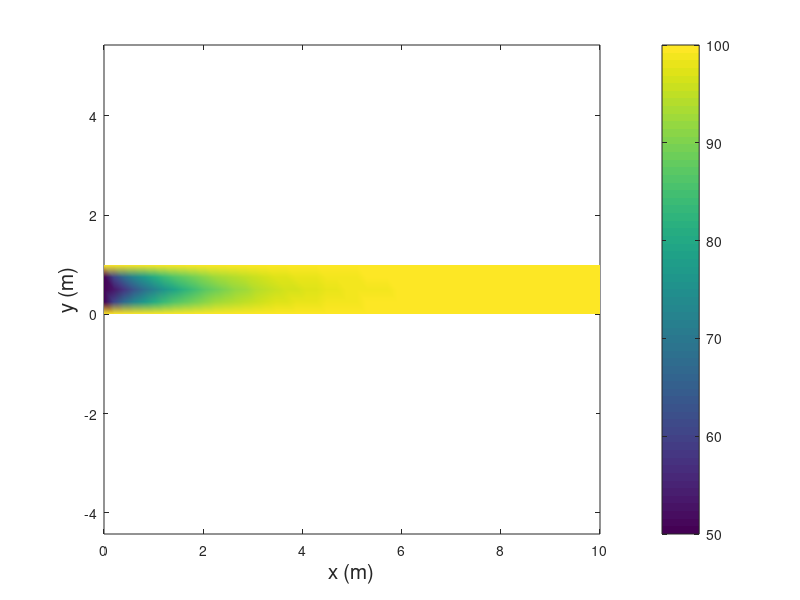
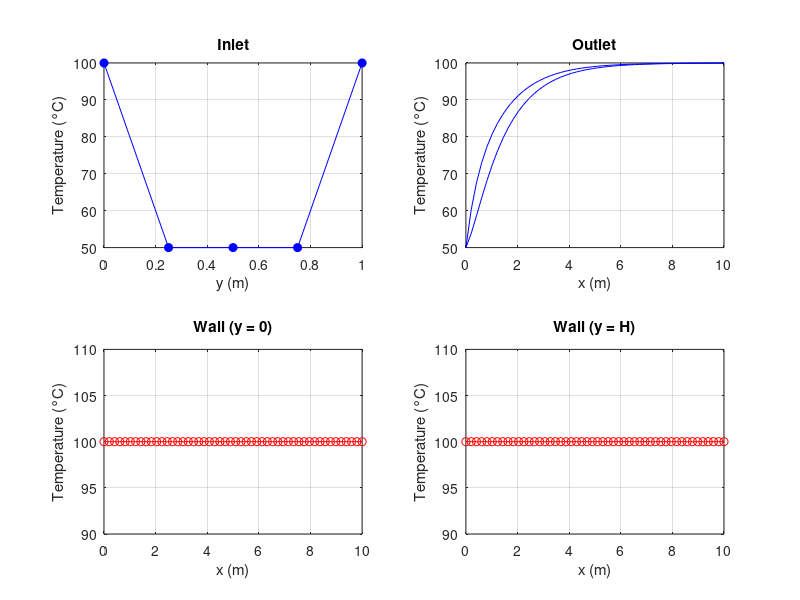
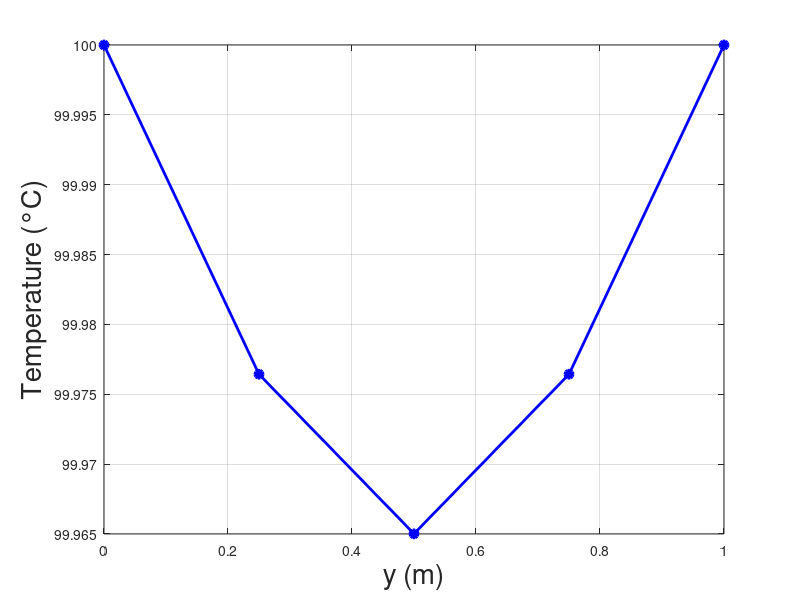
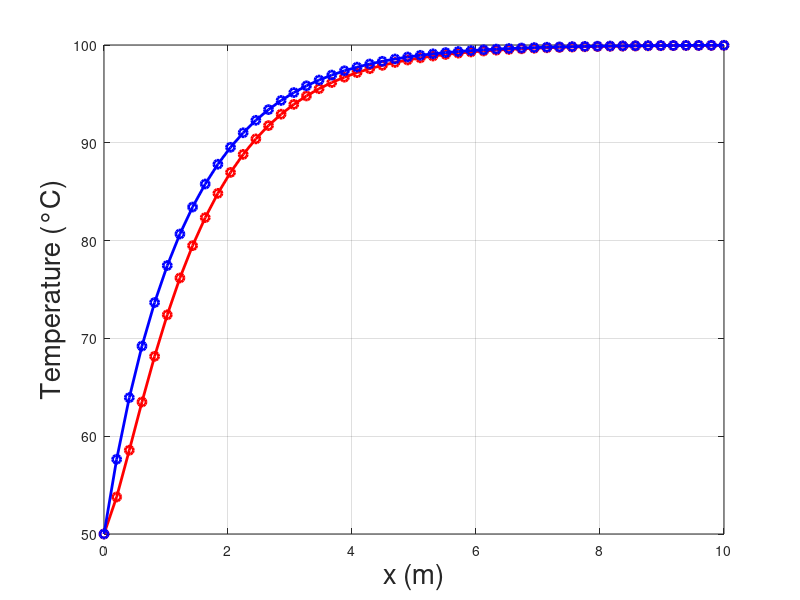

Here is the MATLAB script that generated these plots, in order: (Note: this script raises an error after producing the figures.)
clear;
clc;
close all;

% Physical Parameters
rho = 1;  % Density kg/m^3
cp = 10;  % Specific heat capacity J/(K*kg)
k = 0.12;  % Thermal conductivity W/(m*K)
nu = 1e-2;  % Kinematic viscosity m^2/s
Gamma = k/cp;  % Heat diffusion coefficient kg/(m*s)
L = 10;  % Channel length m
H = 1;  % Channel height m
Pe = 16.5;  % Peclet number
u_mean = Pe*Gamma/(2*H*rho);  % Average speed m/s
Re = 2*H*u_mean/nu;  % Reynolds number

% Mesh Parameters
nx = 50;  % Coarse mesh x refinement
ny = 5;  % Coarse mesh y refinement
dx = L/(nx-1);
dy = H/(ny-1);
N = nx*ny; % DOF number

% Boundary Temperature Parameters
T_in = 50;  % Inlet temperature °C
T_wall = 100;  % Wall temperature °C

% Velocity Field Function
u_x = @(y) 6*u_mean.*(y/H).*(1-(y/H));

% Initialize coefficient matrix A and right-hand side vector b
A = zeros(N, N);
b = zeros(N, 1);

% Fill in the Equations for the internal CV
% Diffusion coefficient
D_e = Gamma*dy/dx;  % Eastern
D_w = Gamma*dy/dx;  % Western
D_n = Gamma*dx/dy;  % Northern
D_s = Gamma*dx/dy;  % Southern

for i = 2:(ny-1)
% Advection coefficient
y_e = H - (i-1)*dy;  % y_eastern
ux_e = u_x(y_e);  % Mean velocity
F_e = rho * ux_e * dy;  % Eastbound convection flux
F_w = F_e;  % Incompressible flow

% Coefficients of Algebraic Equations
a_E = D_e + max(-F_e,0);
a_W = D_w + max(F_w,0);
a_N = D_n;
a_S = D_s;
a_P = a_E + a_W + a_N + a_S;

    for j = 2:(nx-1)
        n = (i-1)*nx + j;

        % Fill matrix A (The internal CV has no source term, so b(n) is zero
        A(n,n) = a_P;
        A(n,n+1) = -a_E;
        A(n,n-1) = -a_W;
        A(n,n+nx) = -a_N;
        A(n,n-nx) = -a_S;
    end
end

% Fill boundary conditions at the inlet (Dirichlet T=T_in)
for i = 2:ny-1
    n = (i-1)*nx + 1;
    A(n,:) = 0;
    A(n,n) = 1;
    b(n) = T_in;
end

% Fill the boundary conditions at the outlet (Neumann)
for i = 2:ny-1
    n = (i-1)*nx + nx;

    % Advection coefficient
    y_e = H - (i-1)*dy;  % y_eastern
    ux_e = u_x(y_e);  % Mean velocity
    F_e = rho * ux_e * dy;  % Eastbound convection flux
    F_w = F_e;  % Incompressible flow
    
    % Coefficients of Algebraic Equations
    a_W = D_w + max(F_w,0);
    a_N = D_n;
    a_S = D_s;
    a_P = a_W + a_N + a_S;

    A(n,n) = a_P;
    A(n,n+1) = 0;
    A(n,n-1) = -a_W;
    A(n, n+nx) = -a_N;
    A(n, n-nx) = -a_S;
    b(n) = 0;
end

% Fill boundary conditions at the walls including 4 corner CVs (Dirichlet T=T_wall)
for j = 1:nx
    % Lower wall surface
    n = (ny-1)*nx + j;
    A(n,:) = 0;
    A(n,n) = 1;
    b(n) = T_wall;
    
    % Upper wall surface
    n = j;
    A(n,:) = 0;
    A(n,n) = 1;
    b(n) = T_wall;
end

% Solve the linear equation system
T = A\b;

T_2D = reshape(T, nx, ny)';
x_coords = linspace(0, L, nx);   
y_coords = linspace(0, H, ny);    
[X, Y] = meshgrid(x_coords, y_coords);

% Visualization and Validation of Temperature Fields
figure('Name', 'Coarse-mesh temperature field');
pcolor(X, Y, T_2D);   
shading interp;
colorbar;               
xlabel('x (m)', 'FontSize', 15);       
ylabel('y (m)', 'FontSize', 15);        
%title(['Channel temperature field（nx=' num2str(nx) ', ny=' num2str(ny) '）']);
axis equal tight;

%%% 12.
figure('Name', 'Boundary conditions validation');

% Verify inlet temperature (plotting the temperature curve at x=0)
subplot(2, 2, 1);
plot(y_coords, T_2D(:, 1), 'b-o', 'MarkerFaceColor', 'blue');             
xlabel('y (m)');
ylabel('Temperature (°C)');
title('Inlet');
grid on;

% Verify visualizartion of the outlet temperature
subplot(2, 2, 2);
plot(x_coords, T_2D(2,:), 'b');  
hold on;
plot(x_coords, T_2D(ny-2,:), 'b');  
xlabel('x (m)');
ylabel('Temperature (°C)');
title('Outlet');
grid on;

% Verify wall surface temperature (plotting the temperature curve at y=0)
subplot(2, 2, 3);
plot(x_coords, T_2D(ny, :), 'r-o');        
xlabel('x (m)');
ylabel('Temperature (°C)');
title('Wall (y = 0)');
grid on;

% Verify wall surface temperature (plotting the temperature curve at y=H)
subplot(2, 2, 4);
plot(x_coords, T_2D(1,:), 'r-o');       
xlabel('x (m)');
ylabel('Temperature (°C)');
title('Wall (y = H)');
grid on;

%%% 13.
figure();
plot(y_coords, T_2D(:, nx), 'b-o', 'MarkerFaceColor', 'blue', 'LineWidth', 2);             
xlabel('y (m)',  'FontSize', 20);
ylabel('Temperature (°C)', 'FontSize', 20);
%title('Outlet');
grid on;

figure();
plot(x_coords, T_2D(ceil(ny/2),:), 'r-o', 'LineWidth', 2);
hold on;

T_mean_weighted_values = zeros(size(x_coords, 2), 1);
int_u_x = zeros(size(x_coords, 2), 1);

for j=1:size(x_coords, 2)
    for i=1:ny
        if i==1 || i==ny
            T_mean_weighted_values(j) = T_mean_weighted_values(j)+ u_x(y_coords(i))*(T_2D(i,j))*dy/2;
            int_u_x(j)=int_u_x(j)+u_x(y_coords(i))*dy/2;
        else
            T_mean_weighted_values(j) = T_mean_weighted_values(j)+ u_x(y_coords(i))*(T_2D(i,j))*dy;
            int_u_x(j)=int_u_x(j)+u_x(y_coords(i))*dy;
        end
    end
    T_mean_weighted_values(j)=T_mean_weighted_values(j)/int_u_x(j);
end

plot(x_coords, T_mean_weighted_values, 'b-o', 'LineWidth', 2);
xlabel('x (m)', 'FontSize', 20);
ylabel('Temperature (°C)', 'FontSize', 20);
%title('Wall (y = H)');
grid on;

x_entry_index = 0;
for i=1:size(x_coords, 2)
    if T_2D(ceil(ny/2),i) >= 0.9 * T_wall
        x_entry_index = i;
        break
    end
end

xline(x_coords(x_entry_index), '-', 'LineWidth', 3);
legend('Centerline temperature', 'Weighted mean temperature', 'Entry length', 'FontSize', 20)
disp(x_coords(x_entry_index));

%%% 14.
function [error, residual, it, sol] = sor(A, b, w, guess, tol)
    n = size(b,1);
    sol = guess;
    solnew = zeros(n,1);

    error = [];
    residual = [];

    it = 0;
    var1 = tol + 1;
    var2 = tol + 1;
    while var1 > tol || var2 > tol
        for i=1:n
            solnew(i) = (b(i) - A(i, i+1:end)*sol(i+1:end) - A(i, 1:i-1)*solnew(1:i-1)) / A(i, i);
        end

        solold = sol;
        sol = (1 - w) * sol + w * solnew;
        var1 = sqrt(sum((sol - solold).^2)) / sqrt(sum((solold).^2));
        var2 = sqrt(sum((A*sol - b).^2)) / sqrt(sum((diag(A)' * sol).^2));

        error(end + 1) = var1;
        residual(end + 1) = var2;
        it = it + 1;
    end
end

guess = 50*ones(N, 1);

for j = 1:nx
    % Lower wall surface
    n = (ny-1)*nx + j;
    guess(n) = T_wall;
    
    % Upper wall surface
    n = j;
    guess(n) = T_wall;
end

[error1, residual1, it1, ~] = sor(A, b, 1, guess, 1e-5);
[error2, residual2, it2, sol] = sor(A, b, 1.5, guess, 1e-5);

figure();
iter1 = 1:1:it1;
iter2 = 1:1:it2;
plot(iter1, error1, 'LineWidth', 2);
hold on;
plot(iter2, error2, 'LineWidth', 2);
grid on;
xlabel('Iterations', 'FontSize', 20);
ylabel('Relative iteration error', 'FontSize', 20);
legend('Relative error (w=1)', 'Relative error (w=1.5)', 'FontSize', 20);

figure();
plot(iter1, residual1, 'LineWidth', 2);
hold on;
plot(iter2, residual2, 'LineWidth', 2);
grid on;
xlabel('Iterations', 'FontSize', 20);
ylabel('Normalized residuals', 'FontSize', 20);
legend('Normalized residual (w=1)', 'Normalized residual (w=1.5)', 'FontSize', 20);

disp(it1);
disp(it2);
